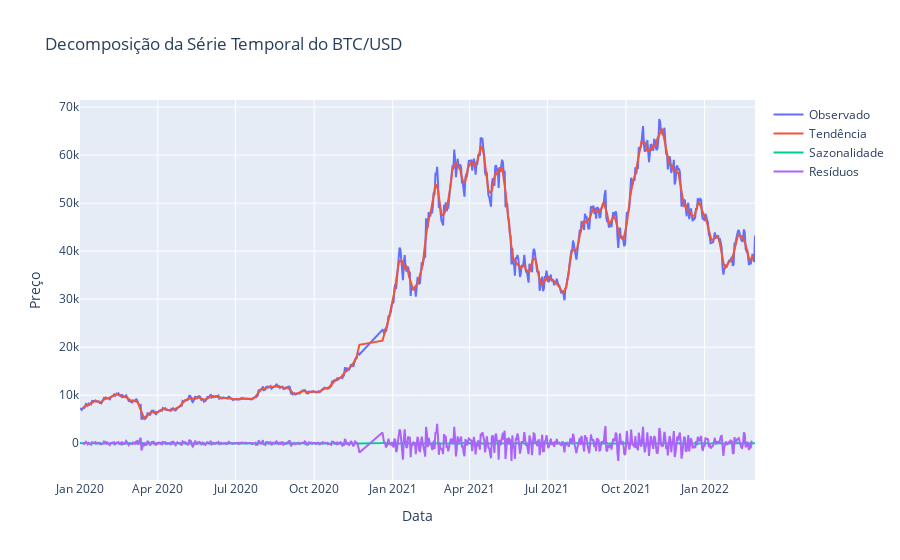

This figure's notebook cell:
### Markdown cell above
## Series temporais:

### Code cell
import matplotlib.pyplot as plt
import plotly.graph_objects as go
from statsmodels.tsa.seasonal import seasonal_decompose

# Filtrar dados do BTC/USD
serie_temporal = df_daily[df_daily['symbol'] == 'BTC/USD'].set_index('date')['close']

# Decomposição aditiva
decomposicao = seasonal_decompose(serie_temporal, model='additive', period=7)

# Criar subplots para melhor organização
plt.figure(figsize=(12, 8))

# Plotar componente observado
plt.subplot(4, 1, 1)
plt.plot(decomposicao.observed, label='Observado', color='blue')
plt.title('Série Observada (Preço de Fechamento)')
plt.grid(True)

# Plotar tendência
plt.subplot(4, 1, 2)
plt.plot(decomposicao.trend, label='Tendência', color='green')
plt.title('Componente de Tendência')
plt.grid(True)

# Plotar sazonalidade
plt.subplot(4, 1, 3)
plt.plot(decomposicao.seasonal, label='Sazonalidade', color='orange')
plt.title('Componente Sazonal (Período = 7 dias)')
plt.grid(True)

# Plotar resíduos
plt.subplot(4, 1, 4)
plt.plot(decomposicao.resid, label='Resíduos', color='red')
plt.title('Resíduos')
plt.grid(True)

plt.tight_layout()
plt.show()


fig = go.Figure()
fig.add_trace(go.Scatter(x=decomposicao.observed.index, y=decomposicao.observed, name='Observado'))
fig.add_trace(go.Scatter(x=decomposicao.trend.index, y=decomposicao.trend, name='Tendência'))
fig.add_trace(go.Scatter(x=decomposicao.seasonal.index, y=decomposicao.seasonal, name='Sazonalidade'))
fig.add_trace(go.Scatter(x=decomposicao.resid.index, y=decomposicao.resid, name='Resíduos'))
fig.update_layout(title='Decomposição da Série Temporal do BTC/USD', xaxis_title='Data', yaxis_title='Preço')
fig.show()

### Figure 1 — Plotly figure (JSON) as saved in the notebook; plotly's stock layout.template omitted (floating-point values rounded to 4 significant figures; data arrays with more than 128 entries replaced by an {"elided": "..."} marker saying what was removed)
{"data": [{"name": "Observado", "type": "scatter", "x": {"elided": "765 str values"}, "y": {"elided": "765 float values"}}, {"name": "Tendência", "type": "scatter", "x": {"elided": "765 str values"}, "y": {"elided": "765 float values"}}, {"name": "Sazonalidade", "type": "scatter", "x": {"elided": "765 str values"}, "y": {"elided": "765 float values"}}, {"name": "Resíduos", "type": "scatter", "x": {"elided": "765 str values"}, "y": {"elided": "765 float values"}}], "layout": {"title": {"text": "Decomposição da Série Temporal do BTC/USD"}, "xaxis": {"title": {"text": "Data"}}, "yaxis": {"title": {"text": "Preço"}}}}
